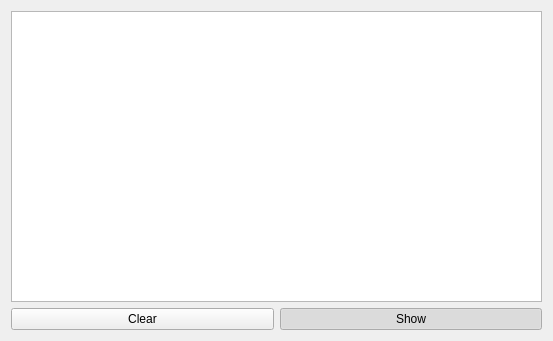
<?xml version="1.0" encoding="UTF-8"?>
<ui version="4.0">
 <class>CommandDebugWindow</class>
 <widget class="QWidget" name="CommandDebugWindow">
  <property name="geometry">
   <rect>
    <x>0</x>
    <y>0</y>
    <width>553</width>
    <height>341</height>
   </rect>
  </property>
  <property name="windowTitle">
   <string>AT*Commands</string>
  </property>
  <layout class="QVBoxLayout" name="verticalLayout">
   <item>
    <widget class="QPlainTextEdit" name="textCommandDebug">
     <property name="readOnly">
      <bool>true</bool>
     </property>
     <property name="plainText">
      <string/>
     </property>
    </widget>
   </item>
   <item>
    <widget class="QWidget" name="widget" native="true">
     <layout class="QHBoxLayout" name="horizontalLayout">
      <property name="leftMargin">
       <number>0</number>
      </property>
      <property name="topMargin">
       <number>0</number>
      </property>
      <property name="rightMargin">
       <number>0</number>
      </property>
      <property name="bottomMargin">
       <number>0</number>
      </property>
      <item>
       <widget class="QPushButton" name="buttonCommandDebugClear">
        <property name="text">
         <string>Clear</string>
        </property>
       </widget>
      </item>
      <item>
       <widget class="QPushButton" name="buttonCommandStop">
        <property name="text">
         <string>Show</string>
        </property>
        <property name="checkable">
         <bool>true</bool>
        </property>
        <property name="checked">
         <bool>true</bool>
        </property>
       </widget>
      </item>
     </layout>
    </widget>
   </item>
  </layout>
 </widget>
 <resources/>
 <connections>
  <connection>
   <sender>buttonCommandDebugClear</sender>
   <signal>clicked()</signal>
   <receiver>textCommandDebug</receiver>
   <slot>clear()</slot>
   <hints>
    <hint type="sourcelabel">
     <x>141</x>
     <y>275</y>
    </hint>
    <hint type="destinationlabel">
     <x>146</x>
     <y>231</y>
    </hint>
   </hints>
  </connection>
 </connections>
</ui>
